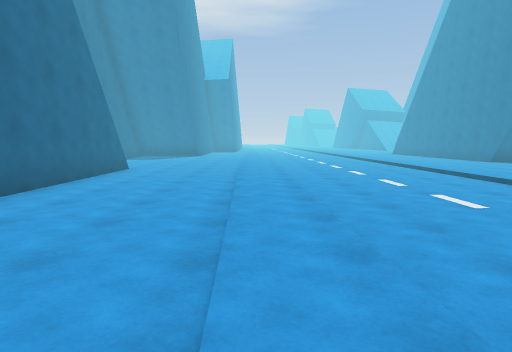
[1] (above)

17 first-person views from a walk through a 3-D level made in the Unity game engine. The camera is 1.4 m above the floor, tilts 6° down and sees 75° across. The floor is counted in squares, 2 m on a side. Each view is taken from the middle of a square. On the plan, view 1 faces up. The plan holds only what a view shows up to about 10 squares ahead; the rest is blank. The place goes on beyond the plan. The player character is not drawn.

[2]
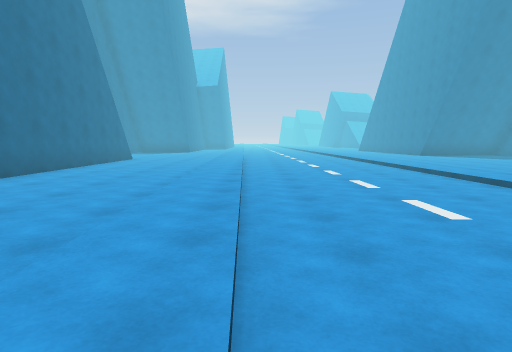

[3]
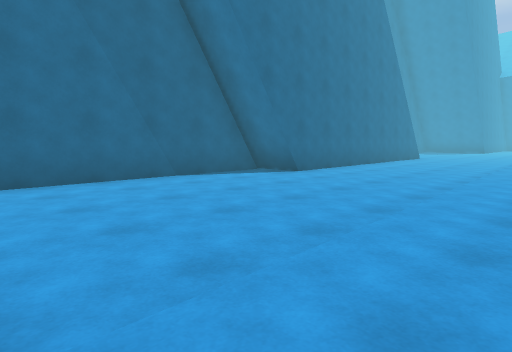

[4]
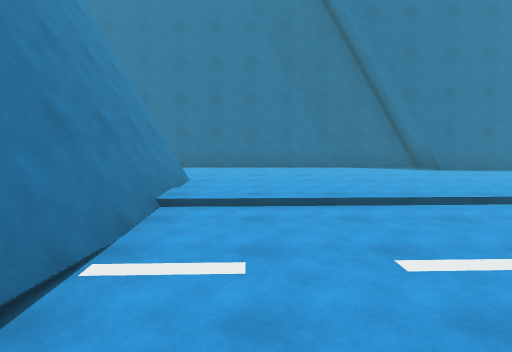

[5]
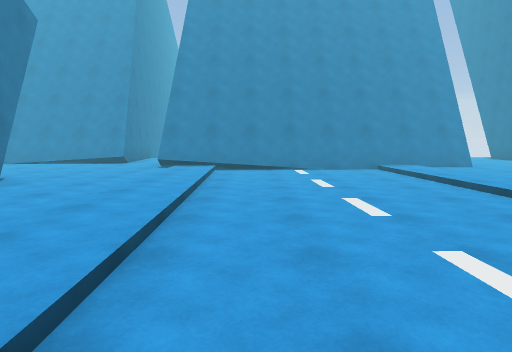

[6]
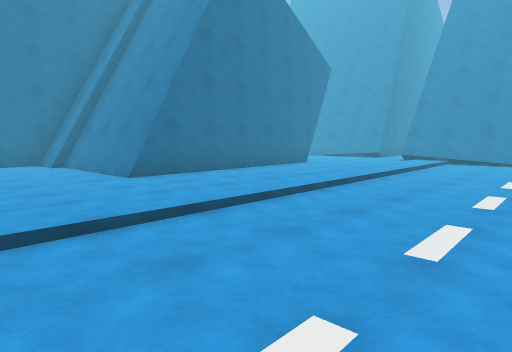

[7]
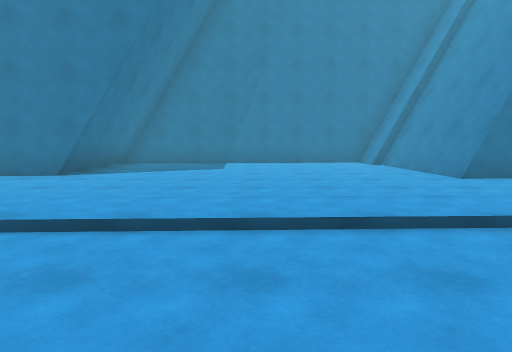

[8]
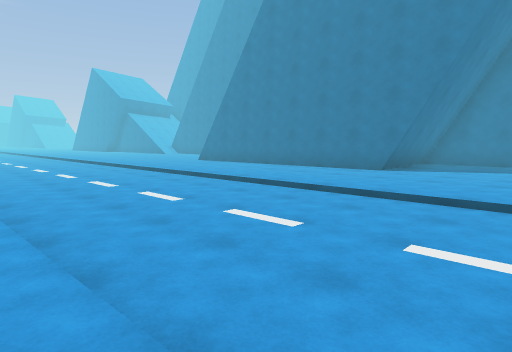

[9]
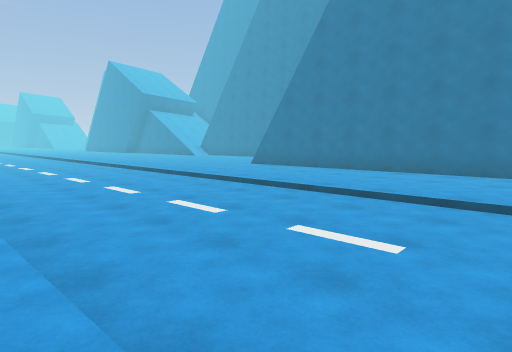

[10]
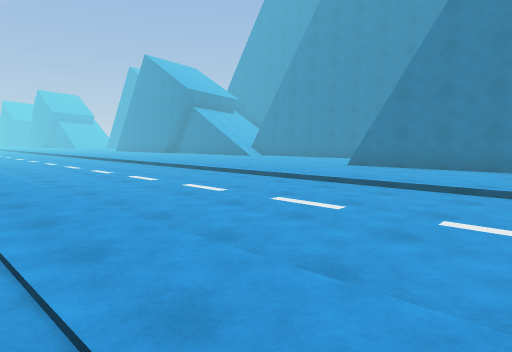

[11]
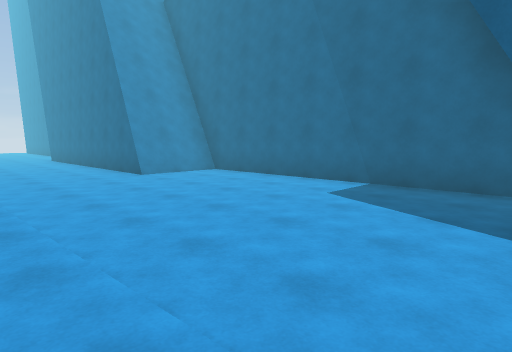

[12]
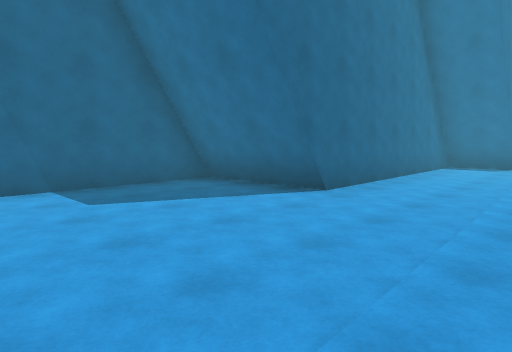

[13]
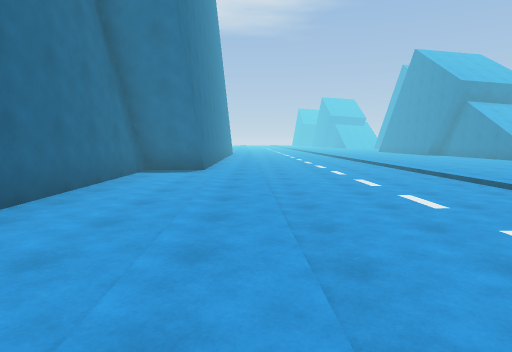

[14]
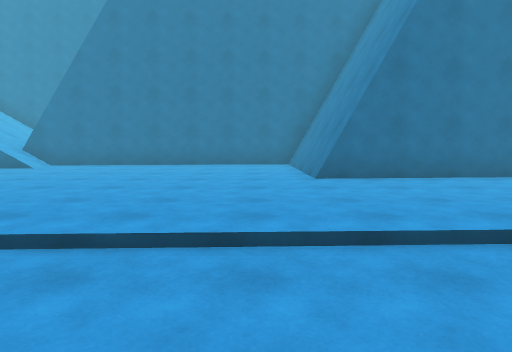

[15]
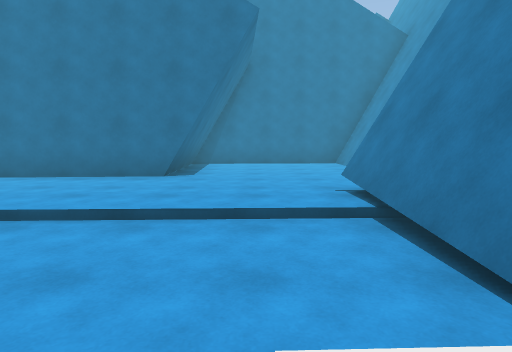

[16]
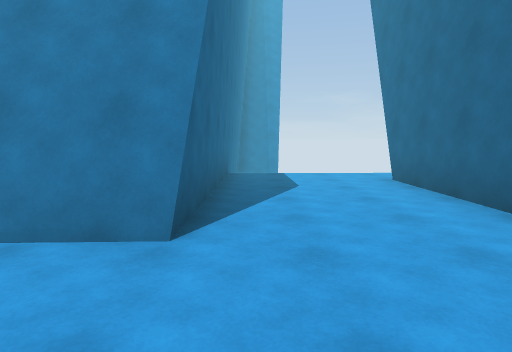

[17]
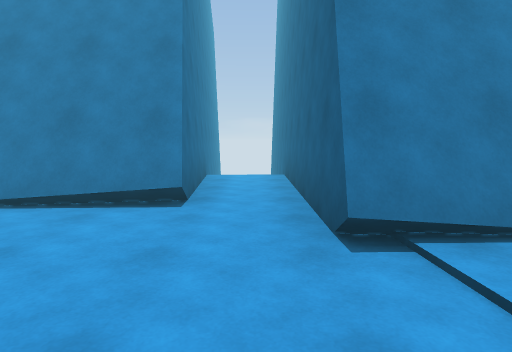

### Floor plan
Key: @ floor where view 1 was taken; # wall or solid block; . main floor; - floor 0.25 m lower than the main floor; / step, stairs or slope.
Columns run from 6 left of view 1 to 12 right of it. Each row starts with its distance up from view 1.
 24     #./---/......#
 23    ##./---/......##
 22    #../---/.......#
 21    #../---/.......#
 20    #../---/.......#
 19    #../---/...#####
 18    #../---/...#
 17    #...----...#
 16 ####...----...#
 15 #......----...#
 14 #......----...##
 13 #......----....#
 12 #......----....####
 11 #......----.......#
 10 #......----.......#
  9 ###....----.......#
  8 ###....----.......#
  7   #....----.......#
  6   #....----.......#
  5   #....----.......#
  4   #....----...#####
  3   #..../---/..#
  2  ##..../---/..#
  1  #...../---/..#
  0  #....@/---/..#
 -1  #...../---/..#####
 -2  #...../---/......#
 -3  #...../---/......#
 -4  #.....//////.....#
 -5  #...########.....#
 -6  #...#      #.#####
 -7  #...#      #.#

Where each view was taken, in squares from view 1:
view 1: 0 up, 0 right, facing up
view 2: 3 down, 1 right, facing up
view 3: 4 down, 1 right, facing up-left
view 4: 3 down, 5 right, facing left
view 5: 4 up, 4 right, facing down
view 6: 7 up, 2 right, facing down-right
view 7: 8 up, 2 right, facing right
view 8: 8 up, 0 right, facing up-right
view 9: 11 up, 0 right, facing up-right
view 10: 14 up, 1 left, facing up-right
view 11: 16 up, 0 right, facing down-left
view 12: 12 up, 0 right, facing up-left
view 13: 14 up, 0 right, facing up
view 14: 20 up, 2 right, facing right
view 15: 3 down, 2 right, facing right
view 16: 2 down, 2 left, facing down
view 17: 2 down, 7 right, facing down
